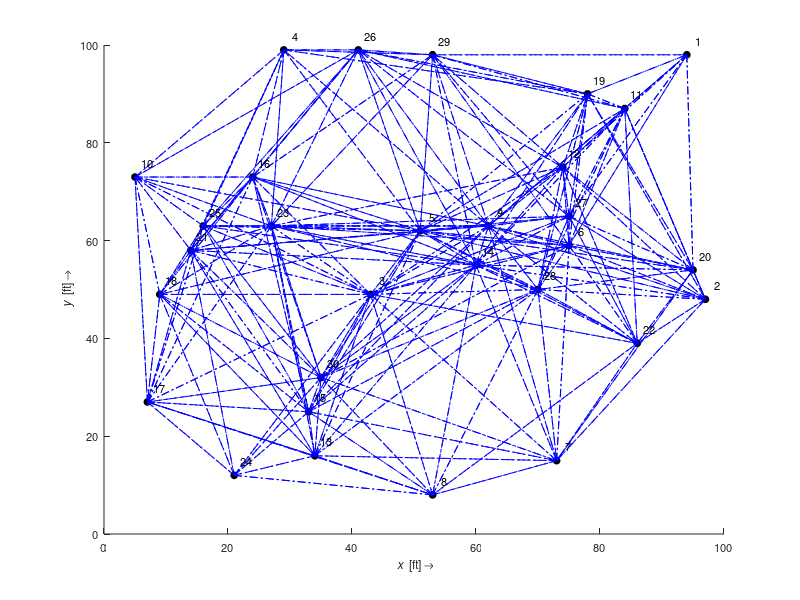
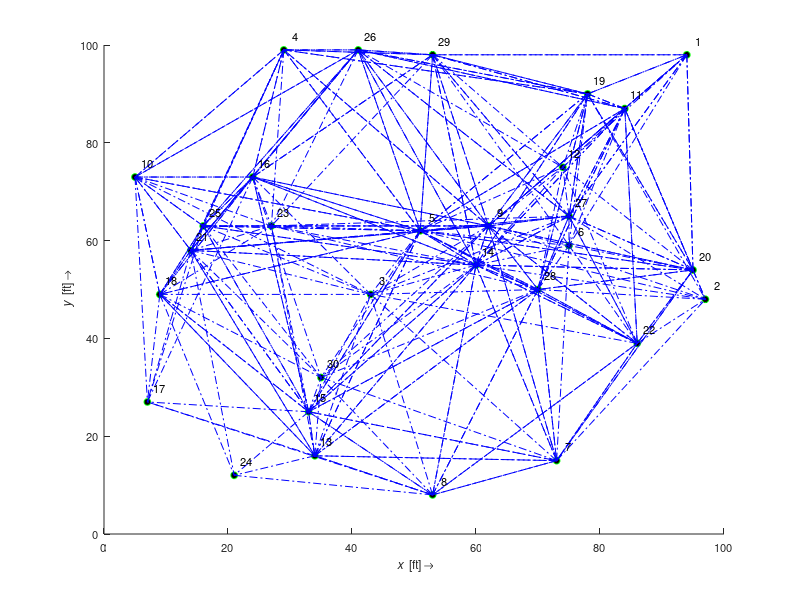
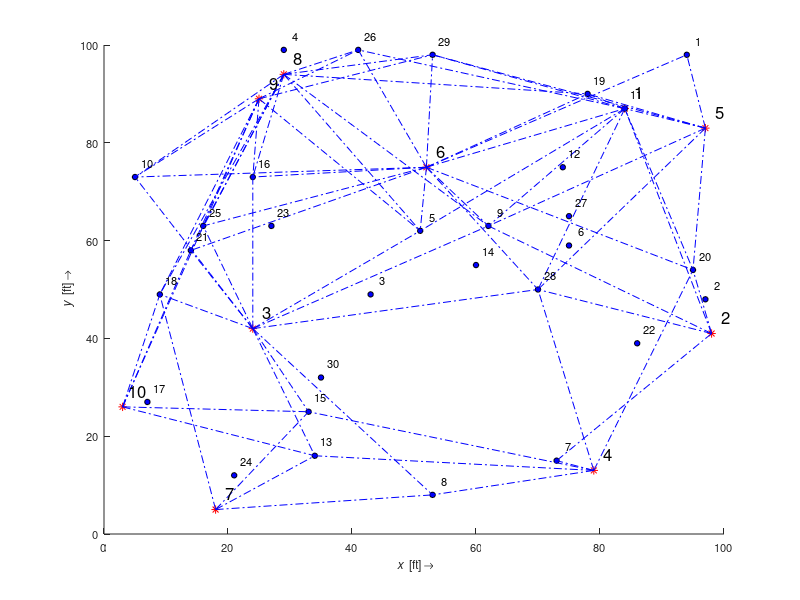

Reproduce these figures in MATLAB, in order.
%packet transmission strategy
%--------------------------------------------------------------------------
%generation of random topology
Sx=randi(100,1,30); %define WMSN node x locations. Generate a random 10 x location from 1 upto 100
Sy=randi(100,1,30); %define WMSN node y locations
net2=[];
net3=[];
dest=[0,0]; %destination node
d2_est=[];
%--------------------------------------------------------------------------
%Define WMSN node location
Ax=randi(100,1,10); %define anchor nodes x axis
Ay=randi(100,1,10); %define anchor nodes y axis
%--------------------------------------------------------------------------
%define random battery charge state
St_charge=randi(300,1,30);
%--------------------------------------------------------------------------
%form a node location matrix 

for i=1:length(Sx)
    net2=[net2,[i;Sx(:,i);Sy(:,i);St_charge(:,i)]]; %formation of network topology
    
end
for i=1:length(Ax)
    net3=[net3,[i;Ax(:,i);Ay(:,i);St_charge(:,i)]];
end
R=50; %radio range in feets
R1=50;
%--------------------------------------------------------------------------
%print the network based on radio range

figure('Color','w','Position',[100 100 700 600]) %define figure
    set(gca,'FontSize',8,'YGrid','off') %set the properties
    xlabel('\it x \rm [ft] \rightarrow') %set the x label
    ylabel('\it y \rm [ft] \rightarrow') %set the y label
    hold on;
    plot(net2(2,:),net2(3,:),'ko','MarkerSize',5,'MarkerFaceColor','k'); %plot initial nodes
    
    hold on;
    for j=1:numel(net2(1,:))
        for jTemp=1:numel(net2(1,:))
         X1=net2(2,j); %assume the reference node x axis
         Y1=net2(3,j); %assume the reference nody y axis
         X2=net2(2,jTemp); %assume the other node
         Y2=net2(3,jTemp); %assume the other node
         xSide=abs(X2-X1); %x coordinate calcualtion
         ySide=abs(Y2-Y1); %y coordinate calculation
         d=sqrt(xSide^2+ySide^2); %distance estimate
         if (d<R)&&(j~=jTemp) %distance threshold
             vertice1=[X1,X2]; 
             vertice2=[Y1,Y2];
             plot(vertice1,vertice2,'-.b','LineWidth',0.1);
             hold on;
         end
         
        end
    end
v=net2(1,:);
    vv=v';
    s=int2str(vv);
    text(net2(2,:)+1,net2(3,:)+2,s,'FontSize',8,'VerticalAlignment','Baseline');
       
%--------------------------------------------------------------------------
%print the network based on battery charge state
figure('Color','w','Position',[100 100 700 600]) %define figure
    set(gca,'FontSize',8,'YGrid','off') %set the properties
    xlabel('\it x \rm [ft] \rightarrow') %set the x label
    ylabel('\it y \rm [ft] \rightarrow') %set the y label
    hold on;
    plot(net2(2,:),net2(3,:),'go','MarkerSize',5,'MarkerFaceColor','k'); %plot initial nodes
    hold on;
    for j=1:numel(net2(1,:))
        for jTemp=1:numel(net2(1,:))
         X1=net2(2,j); %assume the reference node x axis
         Y1=net2(3,j); %assume the reference nody y axis
         X2=net2(2,jTemp); %assume the other node
         Y2=net2(3,jTemp); %assume the other node
         xSide=abs(X2-X1); %x coordinate calcualtion
         ySide=abs(Y2-Y1); %y coordinate calculation
         d=sqrt(xSide^2+ySide^2); %distance estimate
         if (d<R)&&(j~=jTemp)&&net2(4,j)>100 %distance threshold
             vertice1=[X1,X2]; 
             vertice2=[Y1,Y2];
             plot(vertice1,vertice2,'-.b','LineWidth',0.1);
             hold on;
         end
         
        end
    end
v=net2(1,:);
    vv=v';
    s=int2str(vv);
    text(net2(2,:)+1,net2(3,:)+2,s,'FontSize',8,'VerticalAlignment','Baseline');
%------------------------------------------------------------------------------
%------------------------------------------------------------------------------
%------------------------------------------------------------------------------

%formation of network based on anchor nodes
figure('Color','w','Position',[100 100 700 600]) %define figure
    set(gca,'FontSize',8,'YGrid','off') %set the properties
    xlabel('\it x \rm [ft] \rightarrow') %set the x label
    ylabel('\it y \rm [ft] \rightarrow') %set the y label
    hold on;
    plot(net3(2,:),net3(3,:),'r*','MarkerSize',6,'MarkerFaceColor','k'); %plot initial nodes
    plot(net2(2,:),net2(3,:),'ko','MarkerSize',4,'MarkerFaceColor','b');
    hold on;
    for j=1:numel(net3(1,:))
%         for jTemp=1:numel(net3(1,:))
         X1=net3(2,j); %assume the reference node x axis
         Y1=net3(3,j); %assume the reference nody y axis
         for  j1=1:numel(net2(1,:))
         X2=net2(2,j1); %assume the other node
         Y2=net2(3,j1); %assume the other node
         xSide=abs(X2-X1); %x coordinate calcualtion
         ySide=abs(Y2-Y1); %y coordinate calculation
         d=sqrt(xSide^2+ySide^2); %distance estimate
         if (d<R1)&&(j~=j1)&&net2(4,j1)>150 %distance threshold
             vertice1=[X1,X2]; 
             vertice2=[Y1,Y2];
             plot(vertice1,vertice2,'-.b','LineWidth',0.1);
             hold on;
         end
         end
    end
         
   
    
v=net2(1,:);
    vv=v';
    s=int2str(vv);
    text(net2(2,:)+1,net2(3,:)+2,s,'FontSize',8,'VerticalAlignment','Baseline');
%--------------------------------------------------------------------------
v=net3(1,:);
    vv=v';
    s=int2str(vv);
    text(net3(2,:)+1,net3(3,:)+2,s,'FontSize',12,'VerticalAlignment','Baseline');
%--------------------------------------------------------------------------
%every sensor node will monitor an environment
